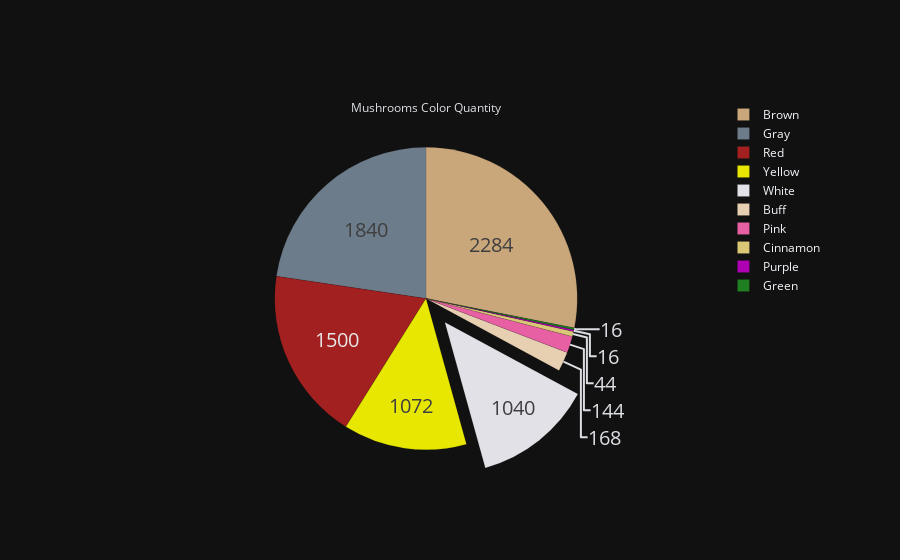

Notebook cell for this chart:
### Code cell
labels = ['Brown', 'Gray', 'Red', 'Yellow', 'White', 'Buff', 'Pink',
          'Cinnamon', 'Purple', 'Green']
values = df_encoded['cap-color'].value_counts()
colors = ['#DEB887','#778899', '#B22222', '#FFFF00',
          '#F8F8FF','#FFE4C4','#FF69B4','#F0DC82','#C000C5', '#228B22']

fig=go.Figure(data=[go.Pie(labels=labels,
                           values=values,
                           #marker_colors=labels,
                           pull=[0, 0, 0, 0, 0.2, 0, 0, 0, 0, 0])])
fig.update_traces(title='Mushrooms Color Quantity',
                  hoverinfo='label+percent',
                  textinfo='value',
                  opacity=0.9,
                  textfont_size=20,
                  marker=dict(colors=colors,
                              line=dict(color='#000000', width=0.1)),
                  )
fig.show()

### Figure 1 — Plotly figure (JSON) as saved in the notebook; plotly's stock layout.template omitted (floating-point values rounded to 4 significant figures)
{"data": [{"labels": ["Brown", "Gray", "Red", "Yellow", "White", "Buff", "Pink", "Cinnamon", "Purple", "Green"], "pull": [0, 0, 0, 0, 0.2, 0, 0, 0, 0, 0], "values": [2284, 1840, 1500, 1072, 1040, 168, 144, 44, 16, 16], "type": "pie", "textfont": {"size": 20}, "marker": {"line": {"color": "#000000", "width": 0.1}, "colors": ["#DEB887", "#778899", "#B22222", "#FFFF00", "#F8F8FF", "#FFE4C4", "#FF69B4", "#F0DC82", "#C000C5", "#228B22"]}, "hoverinfo": "label+percent", "opacity": 0.9, "textinfo": "value", "title": {"text": "Mushrooms Color Quantity"}}], "layout": {}}
